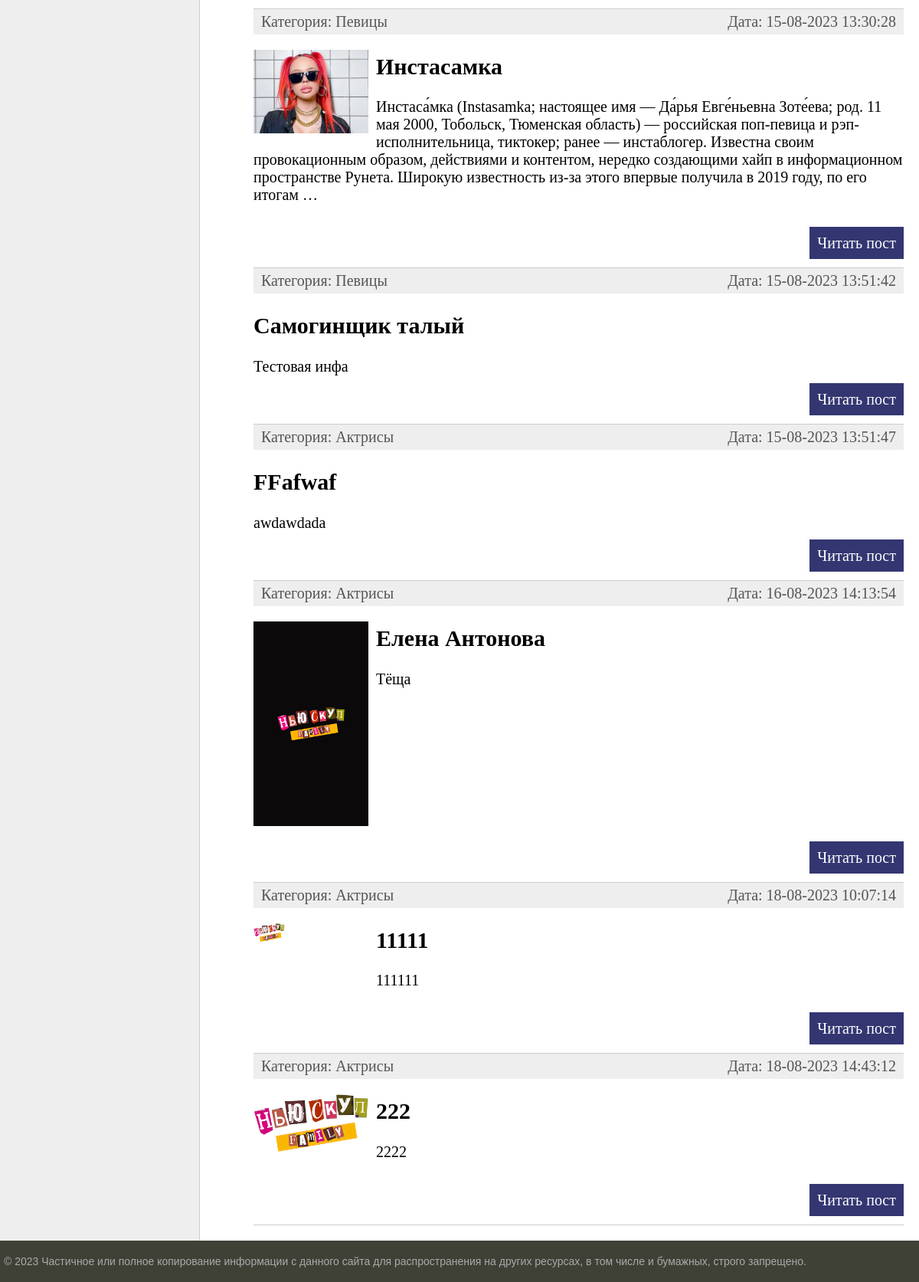
The app's page / (lower part), older data.
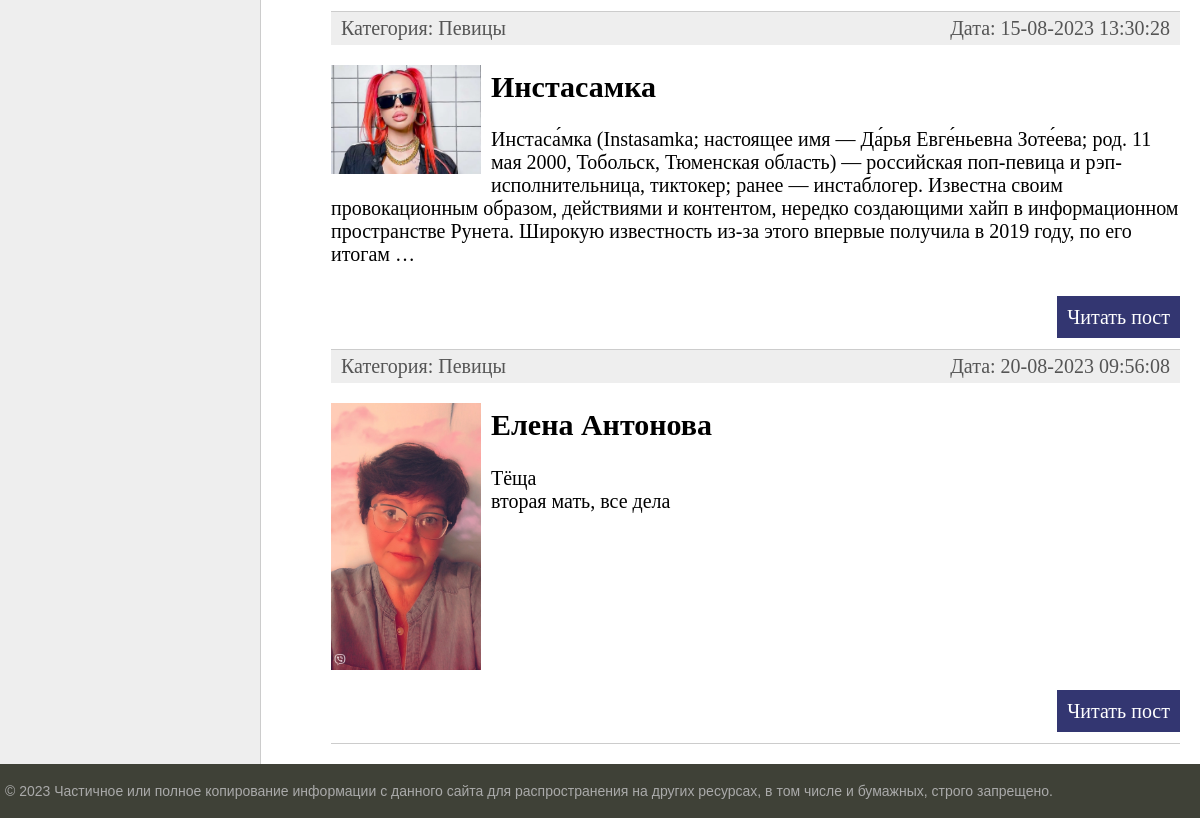
The same page, newer data.
### women/models.py (models this page shows, shortened)
class Women(models.Model):
    title = models.CharField(max_length=255, verbose_name="Заголовок")
    slug = models.SlugField(max_length=255, unique=True, db_index=True, verbose_name="URL")
    content = models.TextField(blank=True, verbose_name="Текст статьи")
    photo = models.ImageField(upload_to="photos/%Y/%m/%d/", verbose_name="Фото")
    time_create = models.DateTimeField(auto_now_add=True, verbose_name="Время создания")
    time_update = models.DateTimeField(auto_now=True, verbose_name="Время изменения")
    is_published = models.BooleanField(default=True, verbose_name="Публикация")
    cat = models.ForeignKey('Category', on_delete=models.PROTECT, verbose_name="Категории")
    def get_absolute_url(self):
        return reverse('post', kwargs={'post_slug': self.slug})
    class Meta:
        verbose_name = "Известные женщины"
        verbose_name_plural = "Известные женщины"
        ordering = ['time_create', 'title']

class Category(models.Model):
    name = models.CharField(max_length=100, db_index=True, verbose_name="Категория")
    slug = models.SlugField(max_length=255, unique=True, db_index=True, verbose_name="URL")
    def __str__(self):
        return self.name
    def get_absolute_url(self):
        return reverse('category', kwargs={'cat_slug': self.slug})
    class Meta:
        verbose_name = "Категории"
        verbose_name_plural = "Категории"
        ordering = ['id', 'name']

### women/views.py (the view)
# urls.py: path('', IndexView.as_view(), name='home'),  # http://127.0.0.1:8000/women/ - 500 errr
class IndexView(View):
    def get(self, request, *args, **kwargs):
        search_query = request.GET.get('q', '')
        if search_query:
            posts = Women.objects.filter(Q(title__icontains=search_query))
        else:
            posts = Women.objects.all()
        context = {
            'posts': posts,
            'menu': menu,
            'title': 'Главная страница',
            'cat_selected': 0,
        }
        return render(request, 'women/index.html', context=context)

### women/templatetags/women_tags.py (called while the page is built)
@register.inclusion_tag('women/list_categories.html')
def show_categories(sort=None, cat_selected=0):
    if not sort:
        cats = Category.objects.all()
    else:
        cats = Category.objects.order_by(sort)
    return {"cats": cats, "cat_selected": cat_selected}

### women/templates/women/index.html (shortened to what this page needs)
{% extends 'women/base.html' %}
{% block content %}
<ul class="list-articles">
    {% for p in posts %}
    <li>
        <div class="article-panel">
            <p class="first">Категория: {{p.cat}}</p>
            <p class="last">Дата: {{p.time_update|date:"d-m-Y H:i:s"}}</p>
        </div>
        {% if p.photo %}
        <p><img class="img-article-left thumb" src="{{p.photo.url}}"></p>
        {% endif %}
        <h2>{{p.title}}</h2>
        {% autoescape on %}
        {{p.content|linebreaks|truncatewords:50}}
        {% endautoescape %}
        <p class="link-read-post"><a href="{{ p.get_absolute_url }}">Читать пост</a></p>
    </li>
    {% endfor %}
</ul>
{% endblock %}

Row changes from the older to the newer data that the page shows:
removed Women: cat "Певицы", time_update "15-08-2023 13:51:42", title "Самогинщик талый", content "Тестовая инфа"
removed Women: cat "Актрисы", time_update "15-08-2023 13:51:47", title "FFafwaf", content "awdawdada"
removed Women: cat "Актрисы", time_update "18-08-2023 10:07:14", photo (picture), title "11111", content "111111"
removed Women: cat "Актрисы", time_update "18-08-2023 14:43:12", photo (picture), title "222", content "2222"
changed Women "Елена Антонова": cat "Актрисы" → "Певицы"; time_update "16-08-2023 14:13:54" → "20-08-2023 09:56:08"; photo: a different picture; content "Тёща" → "Тёща вторая мать, все дела"
